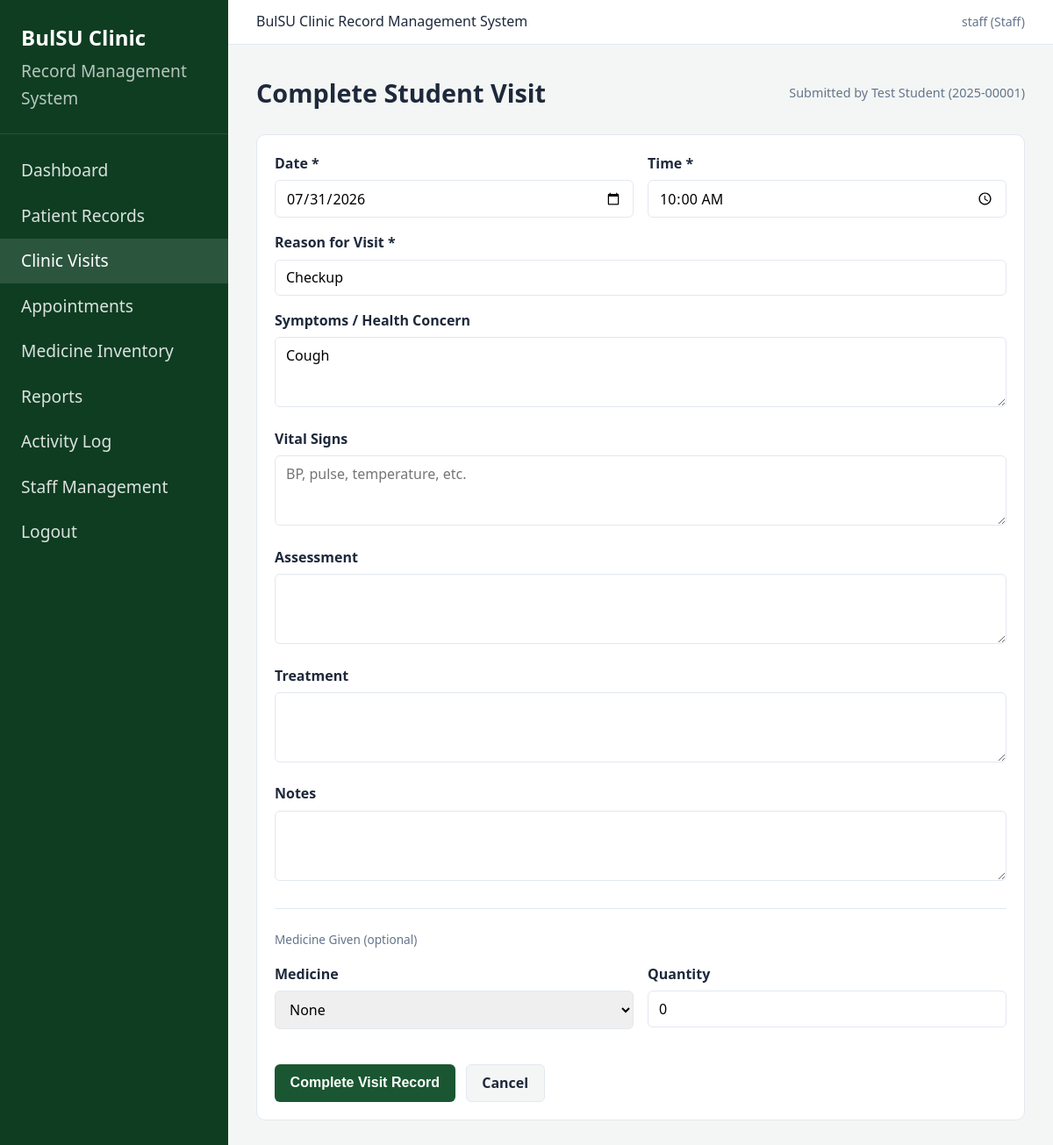
Screenshot of /visits/2/complete (signed in) with the database file from the repository.
### tables this page shows
CREATE TABLE patients (
            id INTEGER PRIMARY KEY AUTOINCREMENT,
            user_id INTEGER UNIQUE,
            student_id TEXT UNIQUE NOT NULL,
            first_name TEXT NOT NULL,
            last_name TEXT NOT NULL,
            course TEXT,
            year_level TEXT,
            contact_number TEXT,
            emergency_contact TEXT,
            medical_history TEXT,
            allergies TEXT,
            created_at TEXT DEFAULT CURRENT_TIMESTAMP,
            updated_at TEXT DEFAULT CURRENT_TIMESTAMP,
            FOREIGN KEY (user_id) REFERENCES users(id) ON DELETE SET NULL
        );

CREATE TABLE clinic_visits (
            id INTEGER PRIMARY KEY AUTOINCREMENT,
            patient_id INTEGER NOT NULL,
            staff_id INTEGER,
            visit_date TEXT NOT NULL,
            visit_time TEXT NOT NULL,
            reason TEXT NOT NULL,
            vital_signs TEXT,
            assessment TEXT,
            treatment TEXT,
            notes TEXT,
            created_at TEXT DEFAULT CURRENT_TIMESTAMP, symptoms TEXT,
            FOREIGN KEY (patient_id) REFERENCES patients(id) ON DELETE CASCADE,
            FOREIGN KEY (staff_id) REFERENCES users(id) ON DELETE SET NULL
        );

### controllers/visit_controller.py (the view, shortened to what this page needs)
@visit_bp.route("/<int:visit_id>/complete", methods=["GET", "POST"])
@staff_required
def complete_visit(visit_id):
    visit = ClinicVisitModel.get_by_id(visit_id)
    if not visit:
        flash("Visit record not found.", "danger")
        return redirect(url_for("visits.list_visits"))
    medicines = MedicineModel.get_all()
    return render_template(
        "staff/visits/complete.html",
        visit=visit,
        medicines=medicines,
    )

### models/clinic_visit.py (called while the page is built)
    @staticmethod
    def get_by_id(visit_id):
        conn = get_db()
        row = conn.execute(
            """
            SELECT v.*, p.student_id, p.first_name, p.last_name,
                   u.username as staff_username
            FROM clinic_visits v
            JOIN patients p ON v.patient_id = p.id
            LEFT JOIN users u ON v.staff_id = u.id
            WHERE v.id = ?
            """,
            (visit_id,),
        ).fetchone()
        conn.close()
        return dict(row) if row else None

### models/database.py (called while the page is built)
def get_db():
    conn = sqlite3.connect(Config.DATABASE)
    conn.row_factory = sqlite3.Row
    conn.execute("PRAGMA foreign_keys = ON")
    return conn

### models/medicine.py (called while the page is built)
    @staticmethod
    def get_all():
        conn = get_db()
        rows = conn.execute("SELECT * FROM medicines ORDER BY name").fetchall()
        conn.close()
        return [dict(row) for row in rows]

### views/templates/staff/visits/complete.html (shortened to what this page needs)
{% extends "base.html" %}
{% block content %}
<div class="page-header">
    <h1>Complete Student Visit</h1>
    <p style="color:var(--muted);font-size:0.9rem;">
        Submitted by {{ visit.first_name }} {{ visit.last_name }} ({{ visit.student_id }})
    </p>
</div>
<div class="card">
    <form method="POST">
        <div class="form-grid">
            <div class="form-group">
                <label for="visit_date">Date *</label>
                <input type="date" id="visit_date" name="visit_date"
                       value="{{ visit.visit_date }}" required>
            </div>
            <div class="form-group">
                <label for="visit_time">Time *</label>
                <input type="time" id="visit_time" name="visit_time"
                       value="{{ visit.visit_time }}" required>
            </div>
        </div>
        <div class="form-group">
            <label for="reason">Reason for Visit *</label>
            <input type="text" id="reason" name="reason"
                   value="{{ visit.reason }}" required>
        </div>
        <div class="form-group">
            <label for="symptoms">Symptoms / Health Concern</label>
            <textarea id="symptoms" name="symptoms">{{ visit.symptoms or '' }}</textarea>
        </div>
        <div class="form-group">
            <label for="vital_signs">Vital Signs</label>
            <textarea id="vital_signs" name="vital_signs"
                      placeholder="BP, pulse, temperature, etc.">{{ visit.vital_signs or '' }}</textarea>
        </div>
        <div class="form-group">
            <label for="assessment">Assessment</label>
            <textarea id="assessment" name="assessment">{{ visit.assessment or '' }}</textarea>
        </div>
        <div class="form-group">
            <label for="treatment">Treatment</label>
            <textarea id="treatment" name="treatment">{{ visit.treatment or '' }}</textarea>
        </div>
        <div class="form-group">
            <label for="notes">Notes</label>
            <textarea id="notes" name="notes">{{ visit.notes or '' }}</textarea>
        </div>
        <hr style="margin:1.5rem 0;border:none;border-top:1px solid #e2e8f0;">
        <p style="font-size:0.85rem;color:#64748b;margin-bottom:1rem;">Medicine Given (optional)</p>
        <div class="form-grid">
            <div class="form-group">
                <label for="medicine_id">Medicine</label>
                <select id="medicine_id" name="medicine_id">
                    <option value="">None</option>
                </select>
            </div>
            <div class="form-group">
                <label for="medicine_quantity">Quantity</label>
                <input type="number" id="medicine_quantity" name="medicine_quantity" min="0" value="0">
            </div>
        </div>
        <div class="form-actions">
            <button type="submit" class="btn btn-primary">Complete Visit Record</button>
            <a href="{{ url_for('visits.view_visit', visit_id=visit.id) }}" class="btn btn-secondary">Cancel</a>
        </div>
    </form>
</div>
{% endblock %}

### views/static/css/style.css (style rules this page uses)
:root { --primary: #1a5632; --primary-dark: #0f3d22; --primary-light: #2d7a4a; --accent: #c8a415; --bg: #f4f6f5; --card: #ffffff; --text: #1e293b; --muted: #64748b; --border: #e2e8f0; --danger: #dc2626; --warning: #d97706; --success: #16a34a; --info: #2563eb; }
* { box-sizing: border-box; margin: 0; padding: 0; }
body { font-family: 'Segoe UI', Tahoma, Geneva, Verdana, sans-serif; background: var(--bg); color: var(--text); line-height: 1.6; }
a { color: var(--primary); text-decoration: none; }
.page-header { margin-bottom: 1.5rem; display: flex; justify-content: space-between; align-items: center; flex-wrap: wrap; gap: 1rem; }
.page-header h1 { font-size: 1.8rem; font-weight: 700; }
.card { background: var(--card); border: 1px solid var(--border); border-radius: 10px; padding: 1.25rem; margin-bottom: 1.25rem; }
.form-grid { display: grid; grid-template-columns: repeat(auto-fit, minmax(250px, 1fr)); gap: 1rem; }
.form-group { margin-bottom: 1rem; }
.form-group label { display: block; font-size: 1rem; font-weight: 600; margin-bottom: 0.35rem; color: var(--text); }
.form-group input, .form-group select, .form-group textarea { width: 100%; padding: 0.55rem 0.75rem; border: 1px solid var(--border); border-radius: 6px; font-size: 1rem; font-family: inherit; }
.form-group textarea { min-height: 80px; resize: vertical; }
.form-actions { margin-top: 1.5rem; display: flex; gap: 0.75rem; }
.btn { display: inline-block; padding: 0.5rem 1.1rem; border: none; border-radius: 6px; font-size: 1rem; font-weight: 600; cursor: pointer; text-decoration: none; transition: background 0.2s; }
.btn-primary { background: var(--primary); color: #fff; }
.btn-secondary { background: var(--bg); color: var(--text); border: 1px solid var(--border); }

### rows the page displays
patients: first_name "Test", last_name "Student", student_id "2025-00001"
clinic_visits: visit_date "07/31/2026", visit_time "10:00", reason "Checkup", symptoms "Cough"

### other values shown
{{ session.get('username') }} "staff"
